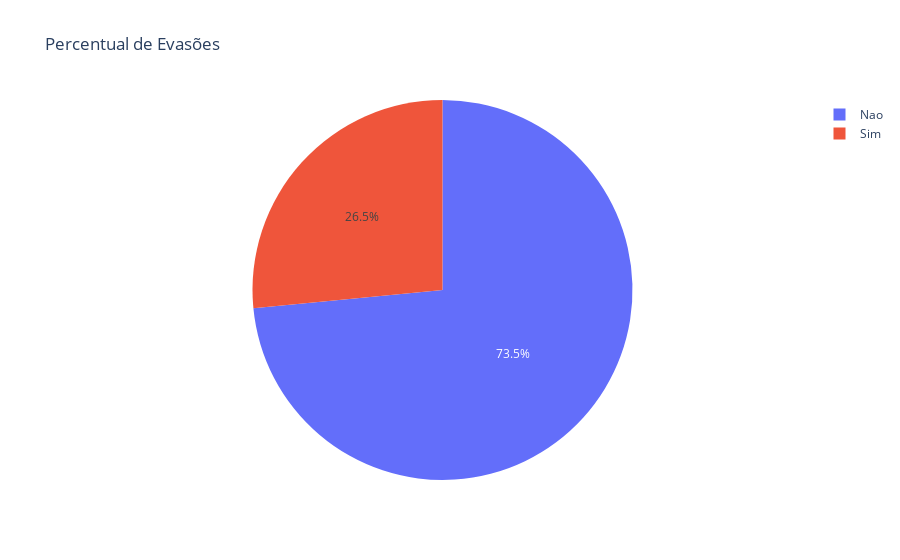

Notebook source saved alongside this figure:
### Code cell
fig = px.pie(df, names='Evasao', title='Percentual de Evasões')
fig.show()

### Figure 1 — Plotly figure (JSON) as saved in the notebook; plotly's stock layout.template omitted (floating-point values rounded to 4 significant figures; data arrays with more than 128 entries replaced by an {"elided": "..."} marker saying what was removed)
{"data": [{"domain": {"x": [0, 1], "y": [0, 1]}, "hovertemplate": "Evasao=%{label}<extra></extra>", "labels": {"elided": "7043 str values"}, "legendgroup": "", "name": "", "showlegend": true, "type": "pie"}], "layout": {"legend": {"tracegroupgap": 0}, "title": {"text": "Percentual de Evasões"}}}
